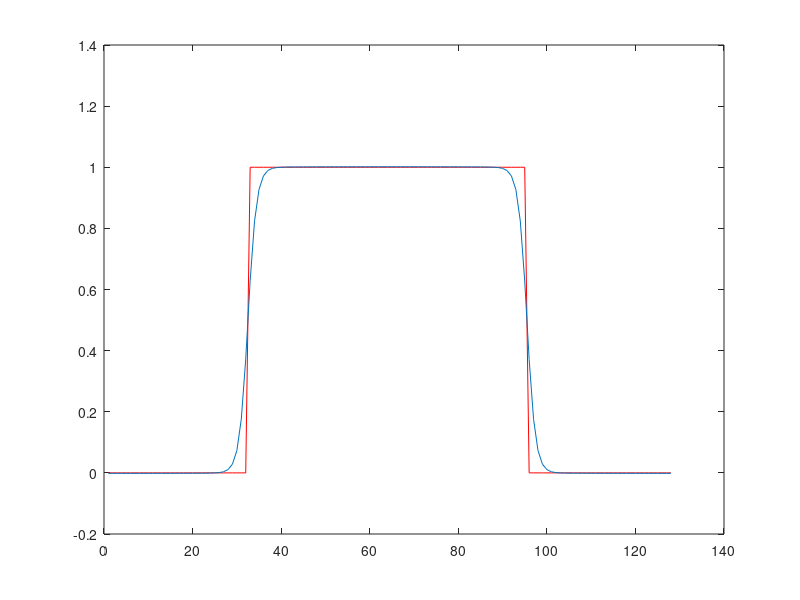

The MATLAB script that drew this image:
D=1.0;
dx=0.1;
dt=0.01;
N=128;
m=4;
kappa=1.0;
A=1.0;
beta1=dt/dx*dx;
beta2=2*kappa*beta1/dx*dx;

% Declarations
conc=zeros(N,1);
conc_old=zeros(N,1);
c_prime=zeros(N,1);

% Initial profile
for i=1:N
    if (i>N/4 && i<3*N/4)
        conc_old(i)=1;
    end
end

plot(conc_old, 'r')
hold on

% Define g
g=zeros(N,1);

% Evolve the profile


for k=1:8000
    
    for i=1:N
        
        % Define g
        g=2*A*conc_old.*(1-conc_old).*(1-2*conc_old);
       
        w=i-1;
        ww=i-2;
        e=i+1;
        ee=i+2;
        
        if (ww<1)
            ww=ww+N;
        end
        if (w<1)
            w=w+N;
        end
        if (ee>N)
            ee=ee-N;
        end
        if(e>N)
            e=e-N;
        end
        
        % ellipsis are for text wrap in MATLAB editor window
        
        conc(i)=conc_old(i) + beta1*(g(w)-2*g(i)+g(e))...
            - beta2*(conc_old(ww)-4*conc_old(w)+6*conc_old(i)...
            -4*conc_old(e) + conc_old(ee));
        
        conc_old(i)=conc(i);
        
    end
    
end
plot(conc_old);



% Calculation of Interfacial energy
energy1=0;
energy2=0;

for i=1:N
    energy1=energy1 + A*conc_old(i).*conc_old(i).*(1-conc_old(i)...
        .*conc_old(i)).*(1-conc_old(i).*conc_old(i));
end

% Interfacial For FDM
for i=1:N
    w=i-1;
    e=i+1;
    if (w<1)
        w=w+N;
    end
    if (e>N)
        e=e-N;
    end
    c_prime(i)=(conc_old(w)-2*conc_old(i)+conc_old(e))/(dx*dx);
end

for i=1:N
    energy2 = energy2 + kappa*c_prime(i)*c_prime(i);
end

E1F=0.5*energy1;
E2F=0.5*energy2;
E3F=0.5*(energy1 + energy2);
